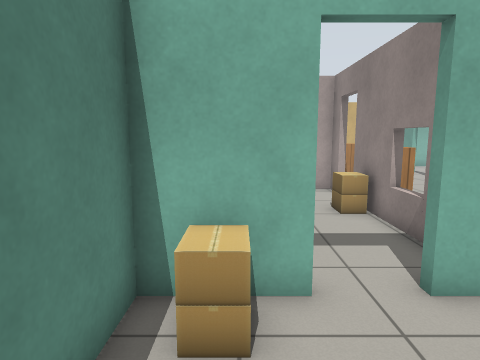
view 1 (above)

24 first-person views from a walk through a robot-simulator world made for Gazebo. The camera is 1.2 m above the floor, tilts 8° down and sees 75° across. The floor is counted in squares, 0.5 m on a side. Each view is taken from the middle of a square. On the plan, view 1 faces up. The plan holds only what a view shows up to about 19 squares ahead; the rest is blank. Gazebo's built-in surfaces are drawn with simple patterns.

view 2
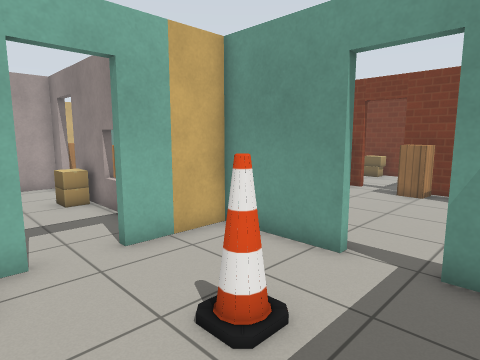

view 3
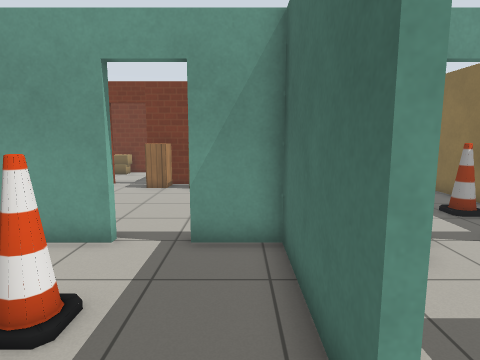

view 4
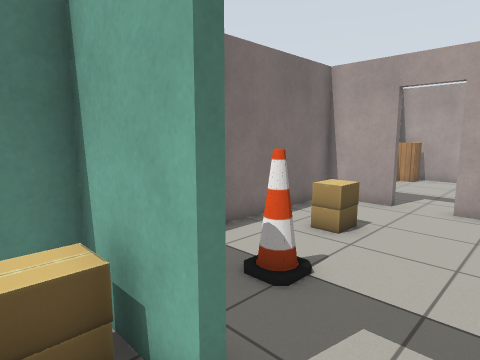

view 5
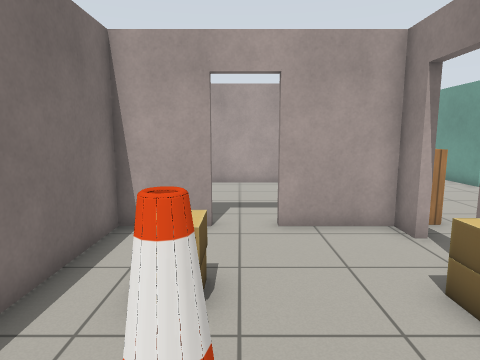

view 6
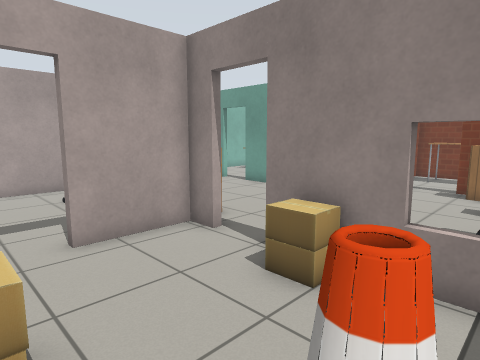

view 7
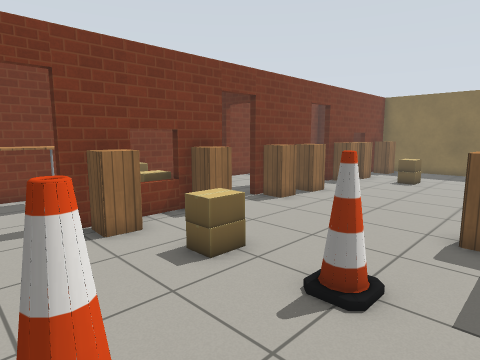

view 8
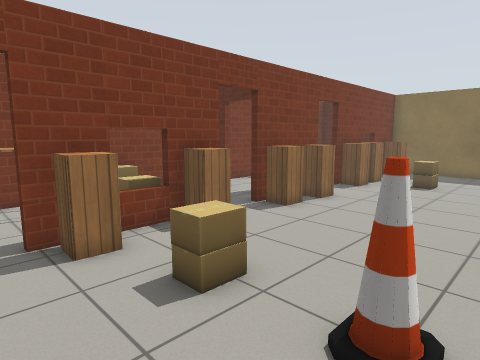

view 9
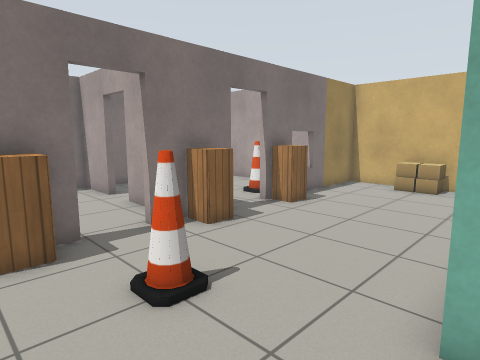

view 10
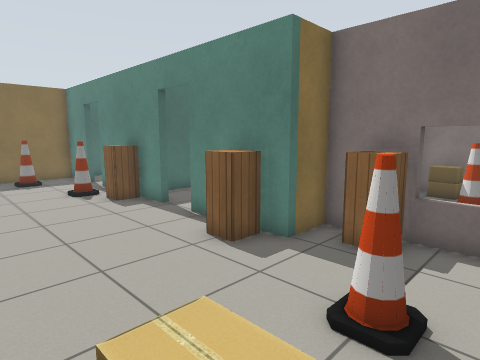

view 11
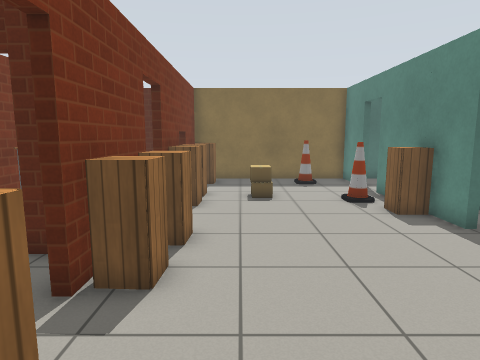

view 12
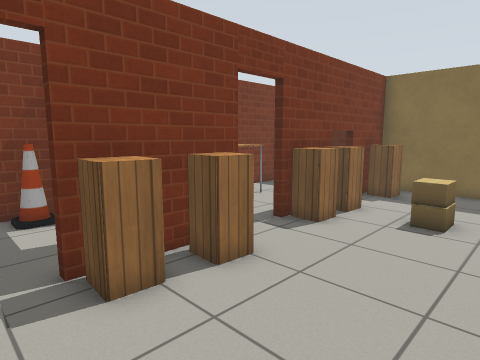

view 13
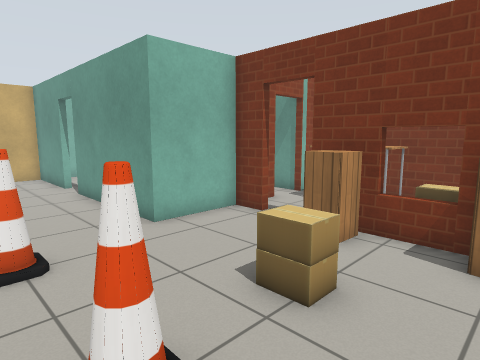

view 14
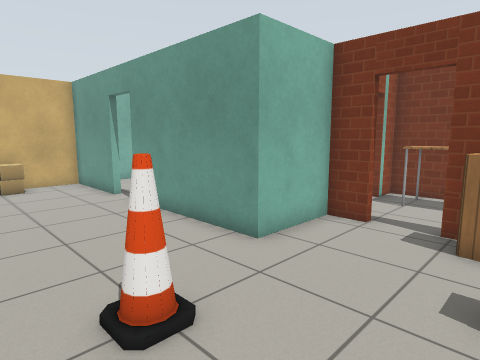

view 15
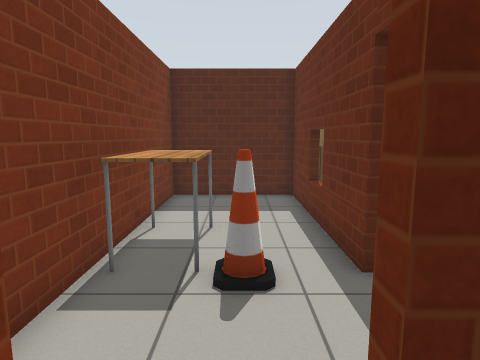

view 16
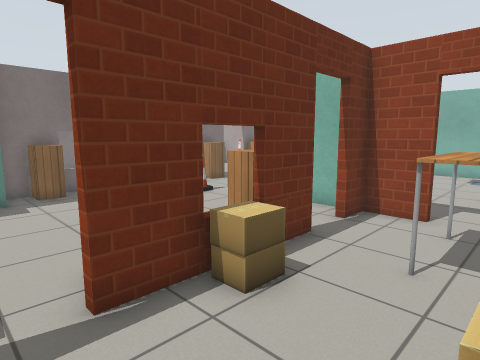

view 17
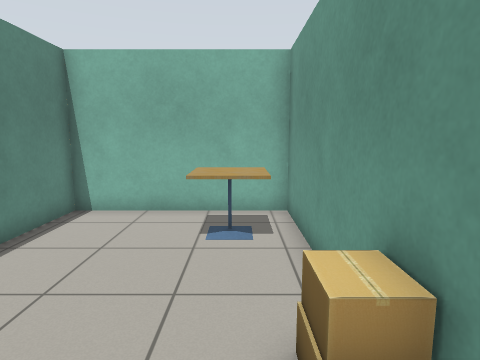

view 18
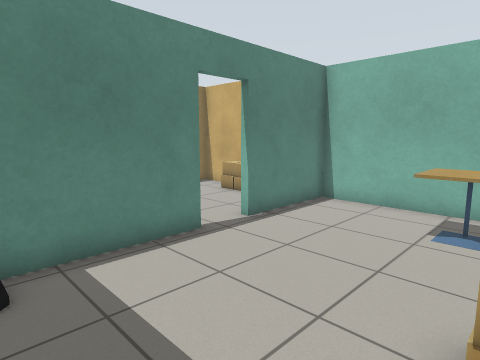

view 19
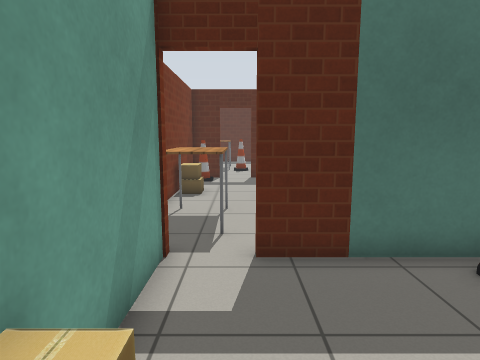

view 20
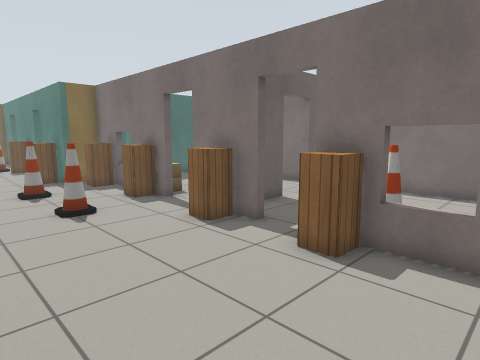

view 21
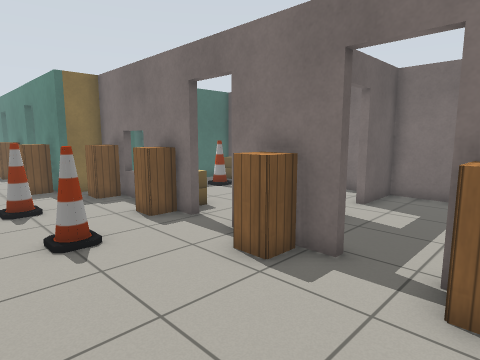

view 22
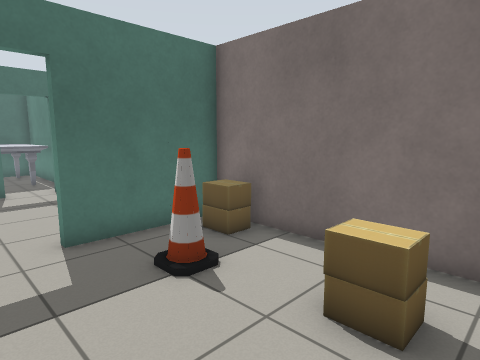

view 23
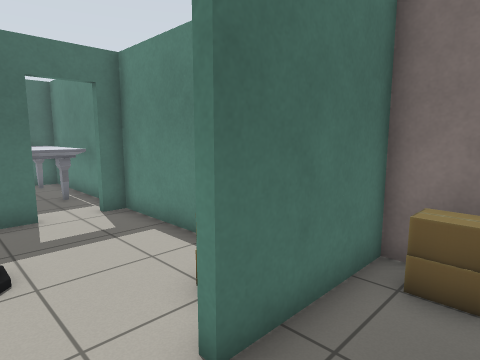

view 24
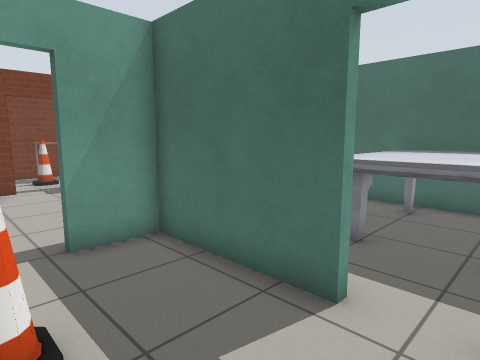

### Floor plan
Ten units are one square. View 1 is at (0, 0); x grows to the right and y downward. Boxes are objects, and circles mark ways between rooms. Rooms are numbered by the first view taken in them; rooms with no view inside come last. Other rooms are left out.
<svg viewBox="-40 -254 242 366">
<path fill="none" stroke="#000" d="M11 -44 -16 -44 -16 30 -8 30M58 -9 58 -44 29 -44M10 30 58 30 58 9M41 -104 41 -114M-8 -141 -33 -141 -33 -47 11 -47M41 -131 41 -141 10 -141M41 -68 41 -95M41 -95 41 -104M145 -43 145 -98M44 -114 44 -47 61 -47 61 -9M145 -115 145 -127 113 -127 113 -190M61 9 61 64M145 15 145 -26M44 -163 44 -131M113 -207 113 -249 44 -249 44 -179M61 80 61 107 145 107 145 32M148 -98 148 -44M167 -127 148 -127 148 -115M159 -9 164 -9M181 -9 197 -9 197 -127 185 -127M116 -190 116 -146M121 -130 167 -130M185 -127 185 -249 116 -249 116 -207M10 -144 22 -144M-33 -202 -33 -144 -8 -144M35 -221 -33 -221M148 32 148 107 197 107 197 9M-16 52 -16 107 50 107"/>
<rect x="-15" y="-45" width="20" height="10" fill="#bbb"><title>cardboard box</title></rect>
<rect x="-5" y="-35" width="10" height="10" fill="#bbb"><title>cardboard box</title></rect>
<rect x="25" y="-15" width="10" height="10" fill="#bbb"><title>cone</title></rect>
<rect x="-35" y="-65" width="20" height="10" fill="#bbb"><title>cardboard box</title></rect>
<rect x="-15" y="-115" width="10" height="20" fill="#bbb"><title>cardboard box</title></rect>
<rect x="-5" y="-75" width="10" height="10" fill="#bbb"><title>cone</title></rect>
<rect x="25" y="-105" width="20" height="10" fill="#bbb"><title>cardboard box</title></rect>
<rect x="45" y="-75" width="10" height="20" fill="#bbb"><title>cabinet</title></rect>
<rect x="45" y="-105" width="10" height="10" fill="#bbb"><title>cabinet</title></rect>
<rect x="45" y="-155" width="10" height="10" fill="#bbb"><title>cabinet</title></rect>
<rect x="45" y="-195" width="10" height="20" fill="#bbb"><title>cabinet</title></rect>
<rect x="65" y="45" width="10" height="10" fill="#bbb"><title>cone</title></rect>
<rect x="65" y="25" width="10" height="10" fill="#bbb"><title>cabinet</title></rect>
<rect x="65" y="-45" width="10" height="20" fill="#bbb"><title>cabinet</title></rect>
<rect x="65" y="-245" width="10" height="10" fill="#bbb"><title>cardboard box</title></rect>
<rect x="75" y="-85" width="10" height="10" fill="#bbb"><title>cone</title></rect>
<rect x="75" y="-125" width="10" height="20" fill="#bbb"><title>cone</title></rect>
<rect x="75" y="-245" width="10" height="10" fill="#bbb"><title>cardboard box</title></rect>
<rect x="85" y="85" width="10" height="10" fill="#bbb"><title>cone</title></rect>
<rect x="85" y="-245" width="10" height="10" fill="#bbb"><title>cardboard box</title></rect>
<rect x="105" y="55" width="10" height="10" fill="#bbb"><title>cardboard box</title></rect>
<rect x="105" y="45" width="10" height="10" fill="#bbb"><title>cardboard box</title></rect>
<rect x="105" y="-85" width="10" height="20" fill="#bbb"><title>cardboard box</title></rect>
<rect x="125" y="-5" width="20" height="10" fill="#bbb"><title>cabinet</title></rect>
<rect x="135" y="85" width="10" height="10" fill="#bbb"><title>cabinet</title></rect>
<rect x="135" y="45" width="10" height="20" fill="#bbb"><title>cabinet</title></rect>
<rect x="135" y="35" width="10" height="10" fill="#bbb"><title>cabinet</title></rect>
<rect x="135" y="-25" width="10" height="10" fill="#bbb"><title>cabinet</title></rect>
<rect x="135" y="-65" width="10" height="20" fill="#bbb"><title>cabinet</title></rect>
<rect x="135" y="-95" width="10" height="20" fill="#bbb"><title>cabinet</title></rect>
<rect x="145" y="-75" width="10" height="10" fill="#bbb"><title>cardboard box</title></rect>
<rect x="155" y="-75" width="10" height="10" fill="#bbb"><title>cardboard box</title></rect>
<rect x="175" y="-115" width="20" height="30" fill="#bbb"><title>table</title></rect>
<rect x="185" y="-25" width="10" height="10" fill="#bbb"><title>cone</title></rect>
<rect x="185" y="-65" width="10" height="20" fill="#bbb"><title>cardboard box</title></rect>
<rect x="115" y="-145" width="10" height="10" fill="#bbb"><title>cone</title></rect>
<rect x="155" y="-235" width="20" height="20" fill="#bbb"><title>cafe table</title></rect>
<rect x="175" y="-175" width="10" height="10" fill="#bbb"><title>cardboard box</title></rect>
<rect x="175" y="-185" width="10" height="10" fill="#bbb"><title>cardboard box</title></rect>
<rect x="-35" y="-215" width="20" height="10" fill="#bbb"><title>cabinet</title></rect>
<rect x="25" y="-195" width="10" height="10" fill="#bbb"><title>cone</title></rect>
<rect x="165" y="25" width="10" height="10" fill="#bbb"><title>cone</title></rect>
<rect x="175" y="25" width="20" height="40" fill="#bbb"><title>table</title></rect>
<rect x="-15" y="45" width="40" height="60" fill="#bbb"><title>marble table</title></rect>
<circle cx="20" cy="-48" r="3" fill="#2a7"/>
<circle cx="60" cy="0" r="3" fill="#2a7"/>
<circle cx="5" cy="30" r="3" fill="#2a7"/>
<circle cx="40" cy="-125" r="3" fill="#2a7"/>
<circle cx="5" cy="-140" r="3" fill="#2a7"/>
<circle cx="150" cy="-105" r="3" fill="#2a7"/>
<circle cx="150" cy="-35" r="3" fill="#2a7"/>
<circle cx="115" cy="-195" r="3" fill="#2a7"/>
<circle cx="40" cy="-175" r="3" fill="#2a7"/>
<circle cx="150" cy="25" r="3" fill="#2a7"/>
<circle cx="60" cy="75" r="3" fill="#2a7"/>
<circle cx="175" cy="-130" r="3" fill="#2a7"/>
<circle cx="175" cy="-10" r="3" fill="#2a7"/>
<text x="20" y="-10">1</text>
<text x="0" y="-100">2</text>
<text x="90" y="-70">3</text>
<text x="170" y="-70">4</text>
<text x="150" y="-190">5</text>
<text x="0" y="-180">6</text>
<text x="170" y="50">7</text>
<text x="20" y="70">8</text>
</svg>
Room 1 opens to room 2. Room 1 opens to room 3. Room 1 opens to room 8. Room 2 opens to room 3. Room 2 opens to room 6. Room 3 opens to room 4. Room 3 opens to room 5. Room 3 opens to room 6. Room 3 opens to room 7. Room 3 opens to room 8. Room 4 opens to room 5. Room 4 opens to room 7.

Where each view was taken, in squares from view 1:
view 1: 0 up, 0 right, facing up
view 2: 2 down, 0 right, facing up-right
view 3: 2 down, 1 left, facing right
view 4: 3 up, 3 right, facing up-left
view 5: 6 up, 0 right, facing up
view 6: 7 up, 1 left, facing up-right
view 7: 12 up, 6 right, facing down-right
view 8: 11 up, 7 right, facing down-right
view 9: 9 up, 12 right, facing up-left
view 10: 9 up, 12 right, facing down-left
view 11: 7 up, 12 right, facing down
view 12: 4 up, 9 right, facing down-right
view 13: 5 up, 7 right, facing up-right
view 14: 8 up, 6 right, facing up-right
view 15: 2 up, 17 right, facing down
view 16: 3 up, 19 right, facing up-left
view 17: 15 up, 17 right, facing up
view 18: 14 up, 18 right, facing up-left
view 19: 19 up, 17 right, facing down
view 20: 22 up, 11 right, facing down-left
view 21: 19 up, 10 right, facing down-left
view 22: 12 up, 3 right, facing down-left
view 23: 7 up, 3 right, facing down-left
view 24: 1 up, 1 left, facing down-right
